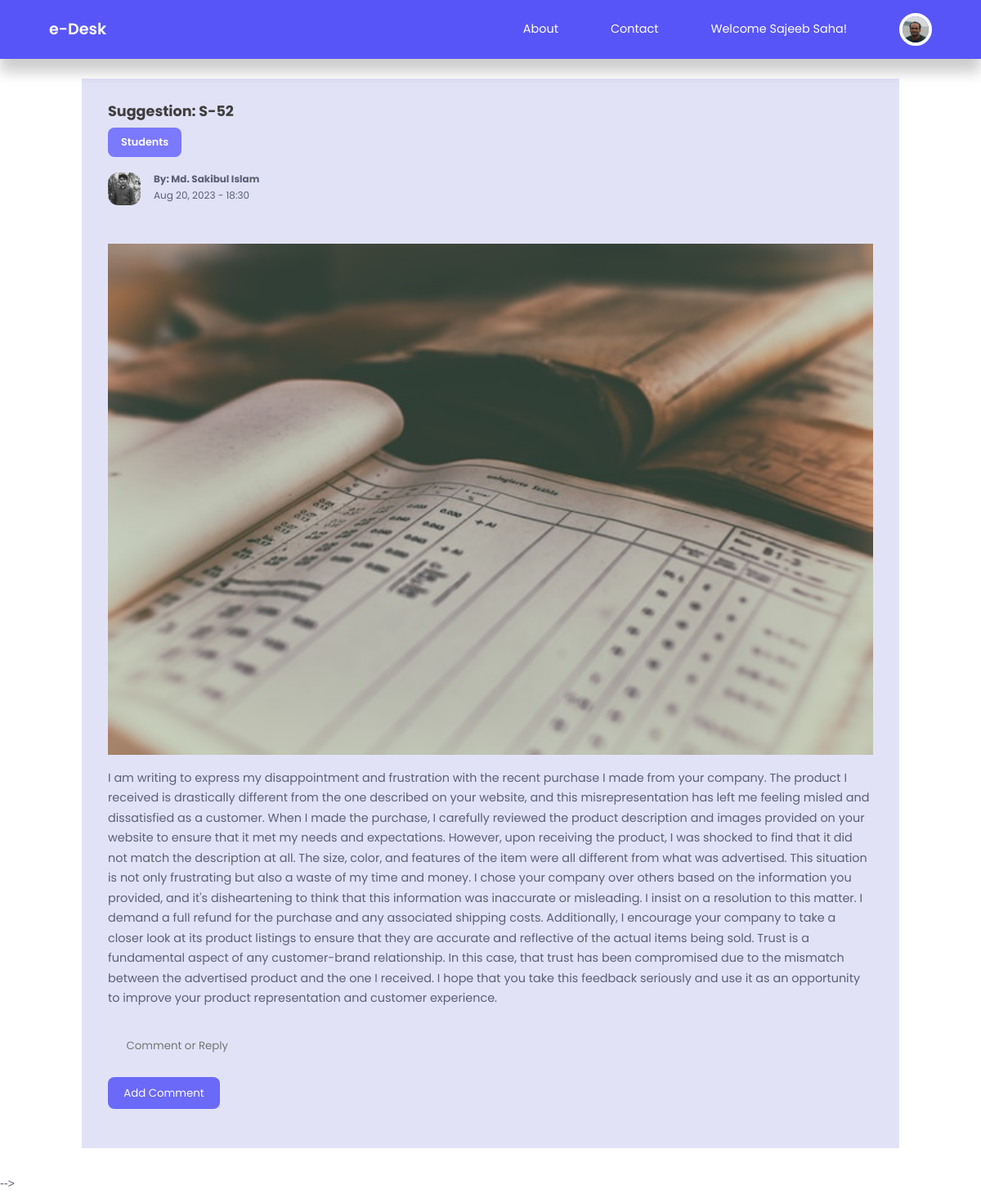
Page /admin/details-post.php?id=52 on the committed database.
### tables this page shows
CREATE TABLE `post` (
  `id` int(20) NOT NULL,
  `title` varchar(255) NOT NULL,
  `body` mediumtext NOT NULL,
  `picture` varchar(255) NOT NULL,
  `office_id` int(20) NOT NULL,
  `author_id` int(20) NOT NULL,
  `user_id` int(20) NOT NULL,
  `type` varchar(255) NOT NULL,
  `post_type` varchar(255) NOT NULL,
  `date_time` timestamp NOT NULL DEFAULT current_timestamp(),
  `status` varchar(255) NOT NULL,
  `comment` varchar(255) NOT NULL
);

CREATE TABLE `adminaddoffice` (
  `id` int(20) NOT NULL,
  `title` varchar(255) NOT NULL,
  `description` varchar(255) NOT NULL
);

CREATE TABLE `usermanagement` (
  `id` int(10) NOT NULL,
  `firstname` varchar(255) NOT NULL,
  `lastname` varchar(255) NOT NULL,
  `userid` varchar(255) NOT NULL,
  `email` varchar(255) NOT NULL,
  `password` varchar(255) NOT NULL,
  `picture` varchar(255) NOT NULL,
  `stat` varchar(255) NOT NULL,
  `admin-status` varchar(255) NOT NULL
);

### admin/details-post.php (the view, shortened to what this page needs)
<?php
include 'partials/header.php';
$comment = $_SESSION['comment']['comment'] ?? null;
if (isset($_GET['id'])) {
    $id = filter_var($_GET['id'], FILTER_SANITIZE_NUMBER_INT);
    $query = "SELECT * FROM post WHERE id=$id";
    $result = mysqli_query($connection, $query);
    $post = mysqli_fetch_assoc($result);
} else {
    header('location: ' . ROOT_URL . 'admin/admin-index.php');
    die();
}
?>
<section class="singlepost">
    <div class="container singlepost__container">
        <div class="post__info">
            <?php if ($post['user_id']) : ?>
                <?php
                $category_id = $post['office_id'];
                $category_query = "SELECT * FROM adminaddoffice WHERE id=$category_id";
                $category_result = mysqli_query($connection, $category_query);
                $category = mysqli_fetch_assoc($category_result);
                ?>
                <h3><?= $post['type'] ?><?= $post['id'] ?></h3>
                <a href="<?= ROOT_URL ?>admin/admin-catagory-post.php?id=<?= $post['office_id'] ?>" class="category__button"><?= $category['title'] ?></a>
                <div class="post__author">
                    <?php
                    $user_id = $post['user_id'];
                    $user_query = "SELECT * FROM usermanagement WHERE id=$user_id";
                    $user_result = mysqli_query($connection, $user_query);
                    $user = mysqli_fetch_assoc($user_result);
                    ?>
                    <div class="post__author-avatar">
                        <img src="<?= ROOT_URL . 'images/' . $user['picture'] ?>">
                    </div>
                    <div class="post__author-info">
                        <h5>By: <?= "{$user['firstname']} {$user['lastname']}" ?></h5>
                        <small>
                            <?= date("M d, Y - H:i", strtotime($post['date_time'])) ?>
                        </small>
                    </div>
                </div>
                <div class="singlepost__thumbnail">
                    <img src="<?= ROOT_URL . 'images/' . $post['picture'] ?>">
                </div>
                <p class="post__body">
                    <?= $post['body'] ?>
                </p>
                <form action="<?= ROOT_URL ?>admin/comment-logic.php" method="POST">
                    <input type="text" value="<?= $comment ?>" name="comment" placeholder="Comment or Reply">
                    <button type="submit" name="submit" class="btn">Add Comment</button>
                </form>
    <?php endif ?>
    </div>
</section>
<!-- <?php
        include 'partials/footer.php';
        ?> -->

### css/style.css (style rules this page uses)
:root { --color-primary: #5855f8; --color-primary-light: #9BA4B5; --color-primary-variant: #5854c7; --color-red: #da0f3f; --color-red-light: hsl(346, 87%, 46%, 15%); --color-green: #00c476; --color-green-light: hsl(156, 100%, 38%, 15%); --color-gray-900: #e2e2f7; --color-gray-700: #ffffff; --color-gray-300: rgba(242, 242, 254, 0.3); --color-gray-200: rgba(33, 42, 62, 0.7); --color-white: #ffffff; --color-bg: #fff; --transition: all 300ms ease; --container-width-lg: 74%; --container-width-md: 88%; --form-width: 40%; --card-border-radius-1: 0.3rem; --card-border-radius-2: 0.5rem; --card-border-radius-3: 0.8rem; --card-border-radius-4: 2rem; --card-border-radius-5: 5rem; }
* { margin: 0; padding: 0; outline: 0; border: 0; appearance: 0; list-style: none; text-decoration: none; box-sizing: border-box; font-family: 'Poppins', sans-serif; }
body { font-family: Arial, sans-serif; margin: 0; padding: 0; }
form { display: grid; gap: 20px; }
button { background-color: #5854c7; color: #fff; padding: 10px 20px; border: none; border-radius: 4px; cursor: pointer; }
body { line-height: 1.6; color: var(--color-gray-200); overflow-x: hidden; background: var(--color-bg); font-size: 0.9rem; }
.container { width: 90%; max-width: 1800px; margin-inline: auto; }
section { margin-top: 3rem; width: 100vw; }
h3 { font-size: 1.1rem; margin: 0.8rem 0 0.5rem; color: #403f3f; line-height: 1.3; }
h5 { line-height: 1.3; }
a { color: var(--color-gray-200); transition: var(--transition); }
img { display: block; width: 100%; object-fit: cover; }
.category__button { background: #7b79fc; color: var(--color-bg); display: inline-block; padding: 0.5rem 1rem; border-radius: var(--card-border-radius-2); font-weight: 600; font-size: 0.8rem; text-align: center; }
.post__author { display: flex; gap: 1rem; margin-top: 1.2rem; }
.post__author-avatar { width: 2.5rem; height: 2.5rem; border-radius: var(--card-border-radius-3); overflow: hidden; }
.btn { display: inline-block; width: fit-content; padding: 0.6rem 1.2rem; background-color: #6b69f7; border-radius: var(--card-border-radius-2); cursor: pointer; transition: var(--transition); color: var(--color-white); }
.singlepost { margin: 6rem 0 2rem; }
.singlepost__container { width: 1000px; background: var(--color-gray-900); padding: 1rem 2rem 3rem; }
.singlepost__thumbnail { margin: 1.5rem 0 1rem; }
.singlepost__container p { margin-top: 1rem; line-height: 1.7; }
form { display: flex; flex-direction: column; gap: 1rem; }
input, textarea, select { padding: 0.8rem 1.4rem; background-color: var(--color-gray-900); border-radius: var(--card-border-radius-2); resize: 2; color: var(--color-gray-200); }

### rows in the picture
post: type "Suggestion: S-", id "52", date_time "Aug 20, 2023 - 18:30", picture (picture), body "I am writing to express my disappointment and frustration with the recent purchase I made from your company. The product I received is drastically different from the one described on your website, and this misrepresentation has left me feeling misled and dissatisfied as a customer. When I made the purchase, I carefully reviewed the product description and images provided on your website to ensure that it met my needs and expectations. However, upon receiving the product, I was shocked to find that it did not match the description at all. The size, color, and features of the item were all different from what was advertised. This situation is not only frustrating but also a waste of my time…"
adminaddoffice: title "Students"
usermanagement: picture (picture), firstname "Md. Sakibul", lastname "Islam"
